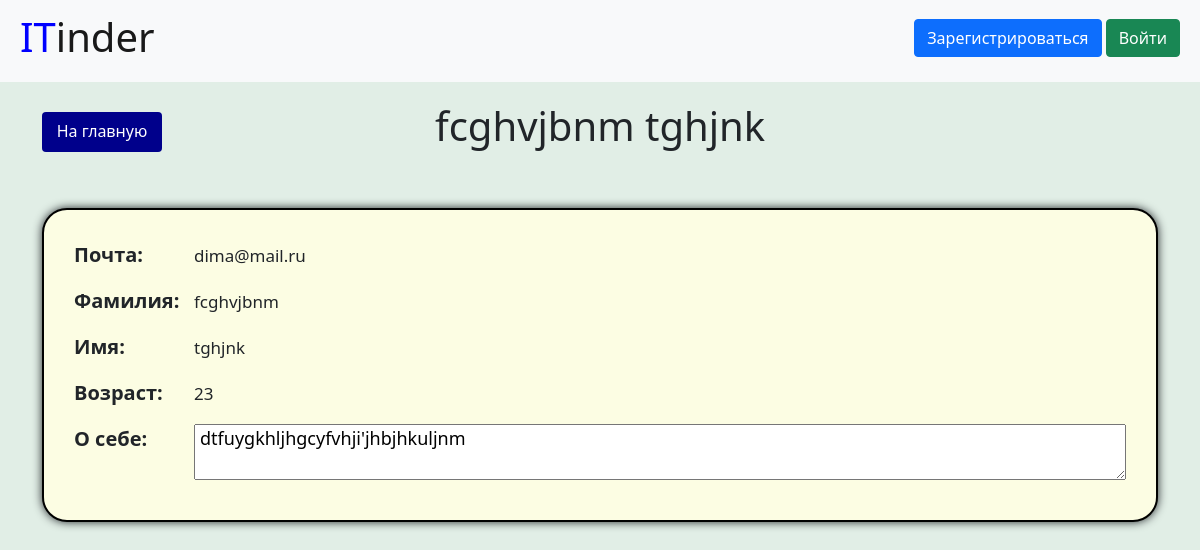
/persona/4, run on an earlier commit of the app's database.
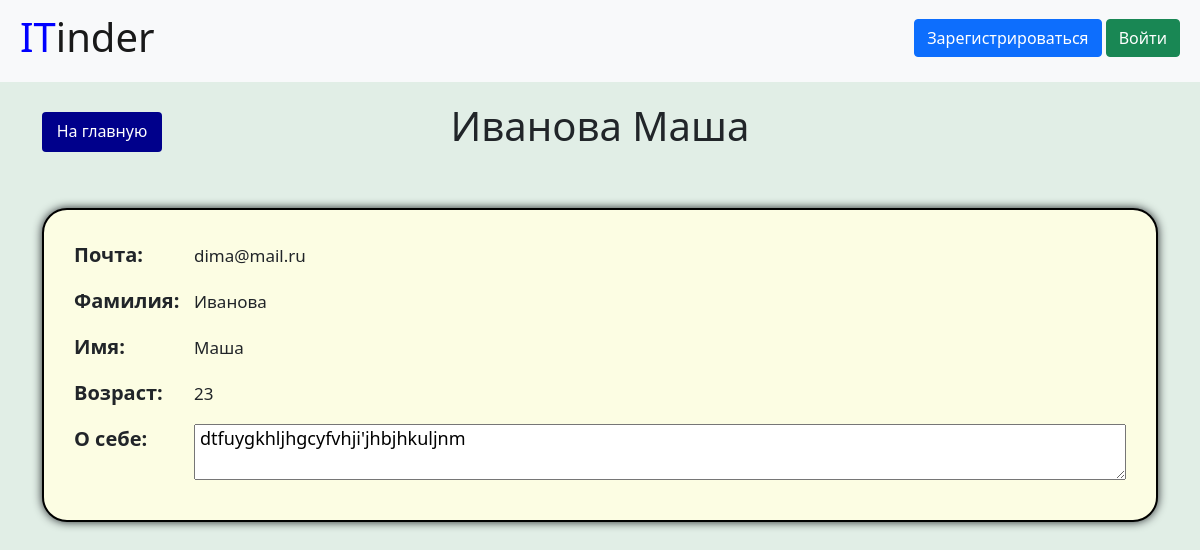
And on a later commit of the database.
### data/users.py (models this page shows, shortened)
class User(SqlAlchemyBase, UserMixin, SerializerMixin):
    __tablename__ = 'users'
    id = sqlalchemy.Column(sqlalchemy.Integer,
                           primary_key=True, autoincrement=True)
    name = sqlalchemy.Column(sqlalchemy.String, nullable=True)
    surname = sqlalchemy.Column(sqlalchemy.String, nullable=True)
    about = sqlalchemy.Column(sqlalchemy.String, nullable=True)
    email = sqlalchemy.Column(sqlalchemy.String,
                              index=True, unique=True, nullable=True)
    age = sqlalchemy.Column(sqlalchemy.Integer, nullable=True)
    hashed_password = sqlalchemy.Column(sqlalchemy.String, nullable=True)
    created_date = sqlalchemy.Column(sqlalchemy.DateTime,
                                     default=datetime.datetime.now)
    project = orm.relation("Projects", back_populates='leader')
    projects = orm.relation('Projects',
                            secondary='users_to_projects',
                            backref='users')

### main.py (the view)
@app.route('/persona/<int:user_id>')
def persona(user_id):
    global db_sess
    user = db_sess.query(User).get(user_id)
    return render_template('persona.html', title=user.surname + ' ' + user.name,
                           user=user)

### templates/persona.html (shortened to what this page needs)
{% extends "base.html" %}
{% block content %}
<div class="grid profile">
<a class="btn cansel grid" href="/">На главную</a>
<h1 class="text-center grid profile">{{ user.surname }} {{user.name}}</h1>
</div>
    <div class="block text-about">
    <p class="mail-title text-title">Почта:</p>
    <p class="mail content">{{ user.email }}</p>
    <p class="surname-title text-title">Фамилия:</p>
    <p class="surname content">{{ user.surname }}</p>
    <p class="name-title text-title">Имя:</p>
    <p class="name content">{{ user.name }}</p>
    <p class="age-title text-title">Возраст:</p>
    <p class="age content">{{ user.age }}</p>
    <p class="about-title text-title">О себе:</p>
    {% if user.about %}
        <textarea class="about content" readonly>{{ user.about }}</textarea>
    {% else %}
        <textarea class="about content" style="color: rgb(189, 189, 189)" readonly>Нет</textarea>
    {% endif %}
    </div>
{% endblock %}

What changed in the data, as far as the page shows it:
changed User "dima@mail.ru": surname "fcghvjbnm" → "Иванова"; name "tghjnk" → "Маша"
